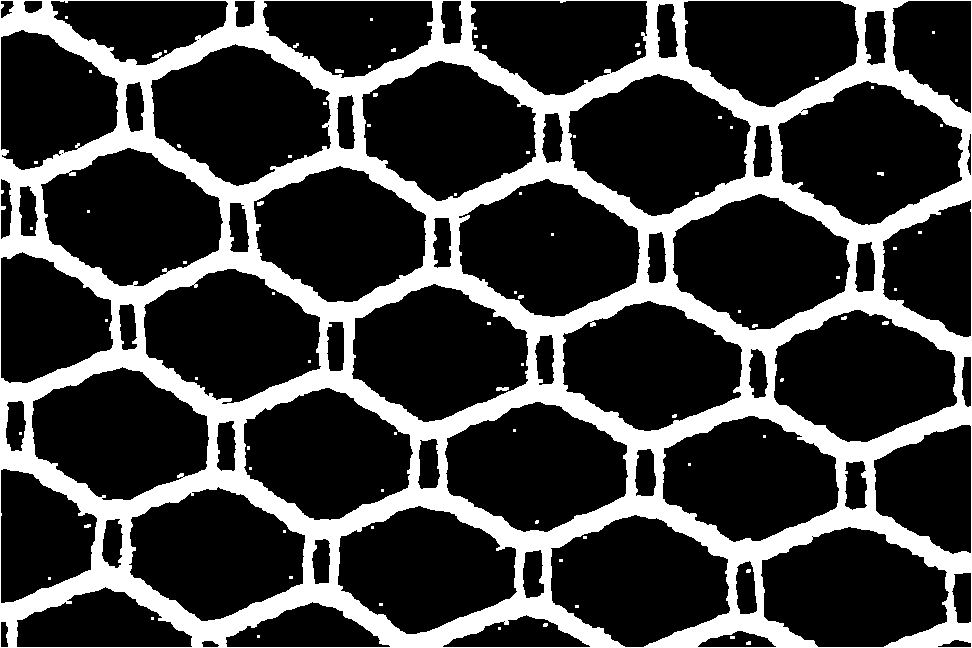
#> input picture img/IMG_2062_s_method1.png, 972 x 648 px, found by its file name
$ python task_evaluation_of_segmentation.py
#> lines starting #> are read from the running program, lines starting #| are printed output that depends on the picture; after the words box and inside, x2 and y2 are one past the last pixel; in counts of white or black regions, pixels touching at a corner belong together; long printed decimals are rounded
import numpy as np
from skimage import io
import os


BASE_DIRECTORY = '/Users/laurinerichlitzki/laurinesrepository/semester6/img'


# teilaufgabe a vergleich segmentierungs ergebnisse mit referenz segmentierung, berechnung mutual overlap metric

def calculate_area(img):
    # alle weißen pixel von interesse
    area = np.sum(img == 1)
    return area


def mutual_overlap(img1, img2):
    m1 = img1 == 1
    m2 = img2 == 1
    m_o = np.sum(np.logical_and(m1, m2))
    return m_o


def mutual_overlap_metric(img1, img2):
    m_o = mutual_overlap(img1, img2)
    area1 = calculate_area(img1)
    area2 = calculate_area(img2)

    m_mo = (2 * m_o) / (area1 + area2)
    return m_mo

# teilaufgabe b, segmentierungsverfahren einfaches thresholding, welcher treshold ist am besten

def basic_thresholding(img, threshold):
    img = img.copy()
    img[img <= threshold] = 0
    img[img > threshold] = 1
    return img

def find_best_threshold(original, reference):
    list_m_o=[]
    for i in range (0,225):
        threshold_img=basic_thresholding(original,i)
        mom= mutual_overlap_metric(threshold_img, reference)
        list_m_o.append([mom,i])
    return list_m_o


if __name__ == '__main__':
    method_1 = io.imread(os.path.join(BASE_DIRECTORY, 'IMG_2062_s_method1.png'), as_gray=True)
#> method_1: shape (648, 972) float64; values 0 (black) and 1 (white), 24.5% white; 82 white regions (69 under 20 px), largest, box (x1, y1, x2, y2) and area: (0, 0, 972, 648) 153433, (496, 387, 509, 391) 45, (152, 52, 162, 58) 39
    method_2 = io.imread(os.path.join(BASE_DIRECTORY, 'IMG_2062_s_method2.png'), as_gray=True)
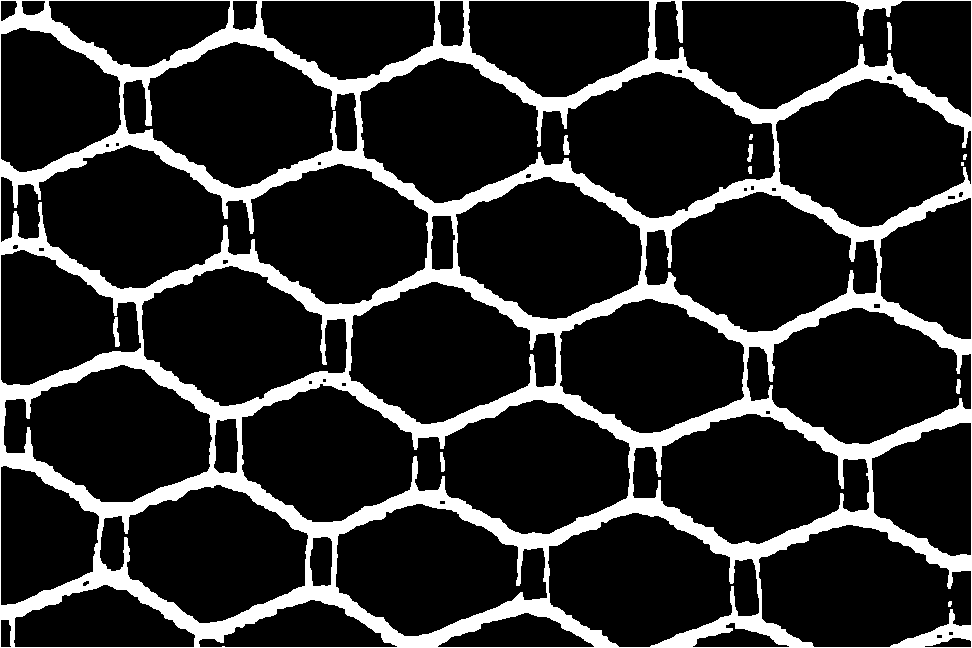
#> input picture img/IMG_2062_s_method2.png, 972 x 648 px, found by its file name
#> method_2: shape (648, 972) float64; values 0 (black) and 1 (white), 16.8% white; 12 white regions (1 under 20 px), largest, box (x1, y1, x2, y2) and area: (0, 0, 972, 648) 104959, (113, 317, 120, 347) 133, (887, 22, 892, 50) 107
    reference = io.imread(os.path.join(BASE_DIRECTORY, 'IMG_2062_s_reference.png'), as_gray=True)
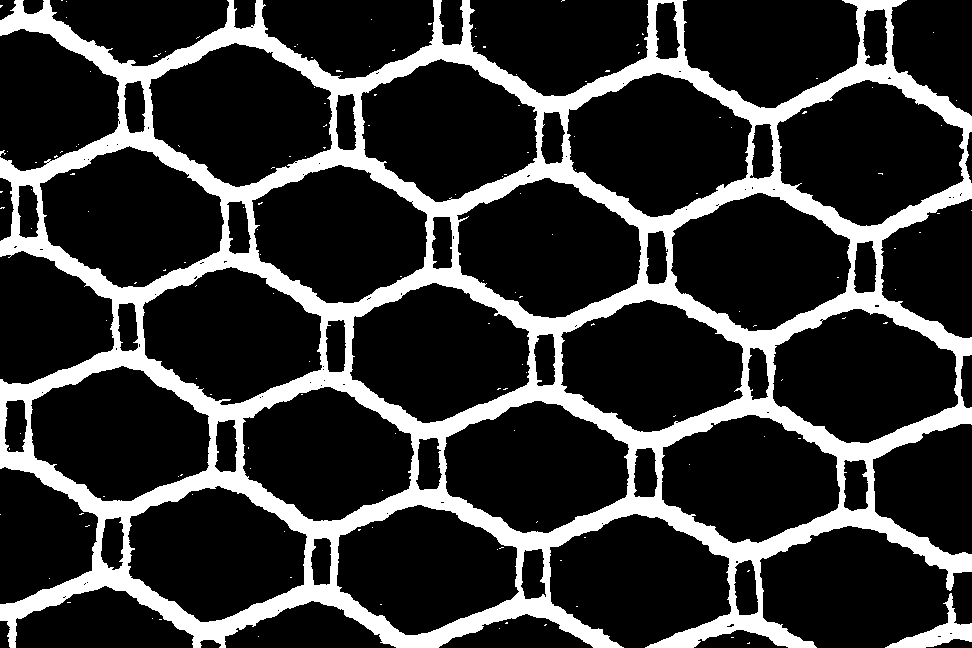
#> input picture img/IMG_2062_s_reference.png, 972 x 648 px, found by its file name
#> reference: shape (648, 972) float64; values 0 (black) and 1 (white), 20.3% white; 146 white regions (144 under 20 px), largest, box (x1, y1, x2, y2) and area: (0, 0, 972, 648) 125915, (885, 593, 972, 648) 1360
    original = io.imread(os.path.join(BASE_DIRECTORY, 'IMG_2062_s.png'))
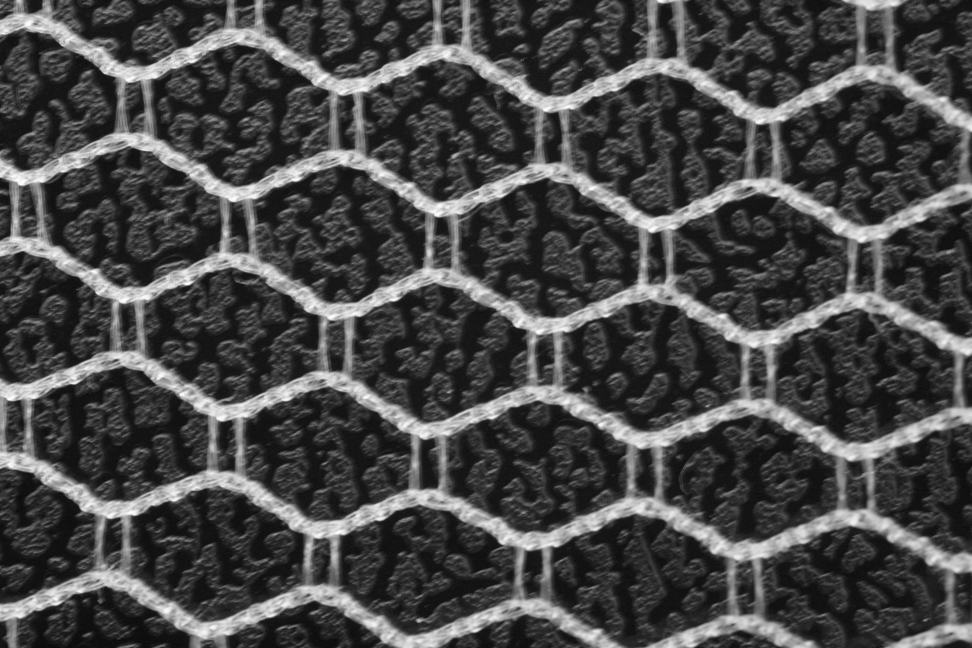
#> input picture img/IMG_2062_s.png, 972 x 648 px, found by its file name
#> original is the input picture: shape (648, 972); min 11, max 255, mean 72.2

    # teilaufgabe a
    result_method_1 = mutual_overlap_metric(method_1, reference)
#> in mutual_overlap, `m_o = np.sum(np.logical_and(m1, m2))`: m_o = 127671
#> in calculate_area, `area = np.sum(img == 1)`: area = 154522
#> in mutual_overlap_metric, `area2 = calculate_area(img2)`: area2 = 127671
#> in mutual_overlap_metric, `m_mo = (2 * m_o) / (area1 + area2)`: m_mo = 0.905
#> result_method_1 = 0.905
    result_method_2 = mutual_overlap_metric(method_2, reference)
#> result_method_2 = 0.883


    print('result m_mo method 1:', result_method_1)
#| result m_mo method 1: 0.9048
    print('result m_mo method 2:', result_method_2)
#| result m_mo method 2: 0.8832

    # result m_mo method 1: 0.9048488091483489
    # result m_mo method 2: 0.8832390260631001

    best_mo = max(result_method_1, result_method_2)
#> best_mo = 0.905
    print('best overlap:', best_mo)
#| best overlap: 0.9048

    # dementsprechend liefert method 1 die bessere segmentierung

    # teilaufgabe b thresholding

    i_and_mo = find_best_threshold(original, reference)
#> the loop in find_best_threshold, `for i in range (0,225):` made 225 passes
#> (area1 in mutual_overlap_metric, m_mo in mutual_overlap_metric, mom) on passes 1 to 3: (629856, 0.337, 0.337), (629856, 0.337, 0.337), (629856, 0.337, 0.337)
#> after the loop in find_best_threshold, `for i in range (0,225):`:
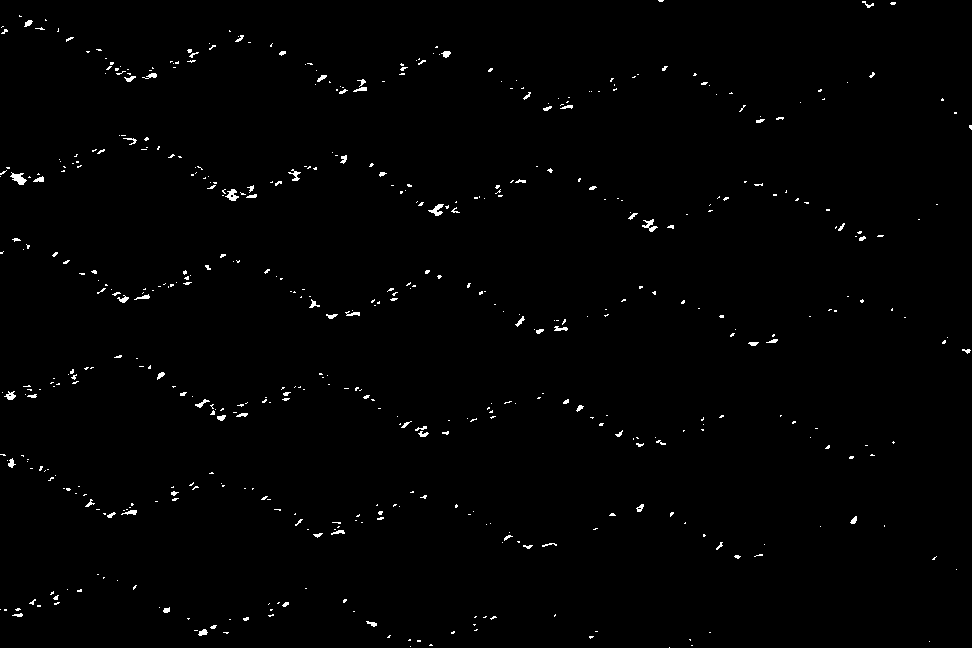
#> threshold_img: shape (648, 972); values 0 (black) and 1 (white), 0.89% white in thin lines or dots
#> after the loop in find_best_threshold, `for i in range (0,225):`: list_m_o = 225 pairs, first value 0.0842 to 0.975, second value 0 to 224
#> i_and_mo has the same summary as list_m_o in find_best_threshold
    best_threshold_for_max_mo = max(i_and_mo)
#> best_threshold_for_max_mo = [0.975, 108]
    print(f"the best mutual overlap metric with {best_threshold_for_max_mo[0]} is found when thresholding the image "
          f"with T = {best_threshold_for_max_mo[1]}")
#| the best mutual overlap metric with 0.9755 is found when thresholding the image with T = 108

    # overlap_108: 0.9754998462011689
